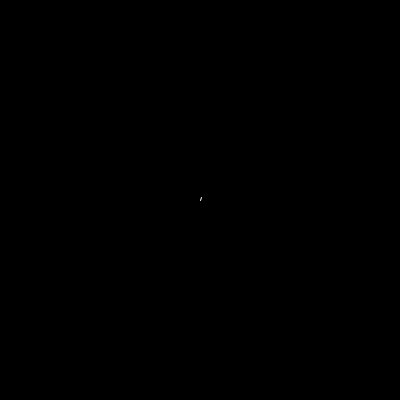
Frame 1 (no input)
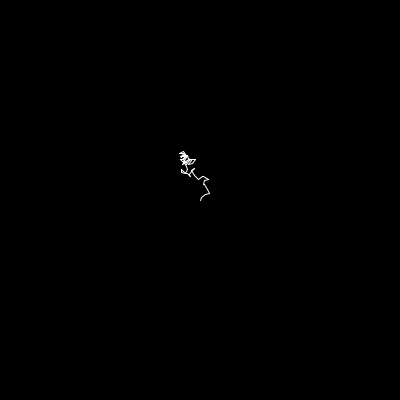
Frame 60 (the mouse pressed at the canvas centre just before this capture)
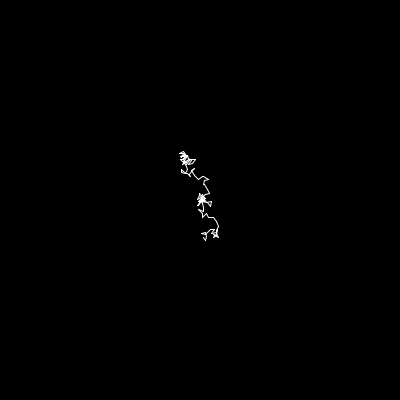
Frame 120 (the mouse held since frame 60 and released just before this capture)

The Processing sketch that drew these frames (run headless with seeded random() and noise(); from frame 60 on, the mouse is pressed at the canvas centre):

// Processing sketch: Ant
// ── Ant.pde
void setup() {
  size(400,400);
  x=width/2;
  y=height/2;
  background(0);
  smooth();
  strokeWeight(1);
  stroke(255);
}
float x;
float y;
float vx;
float vy;
void draw() {
  vx = random(-5, 5);
  vy = random(-5, 5);
  if (x+vx<0 || x+vx>width){
    vx*=-1;
  }
  if (y+vy<0 || y+vy>height){
    vy*=-1;
  }
  line(x, y, x+vx, y+vy);
  x+=vx;
  y+=vy;
};
void mousePressed(){
  background(0);
  x=mouseX;
  y=mouseY;
};
